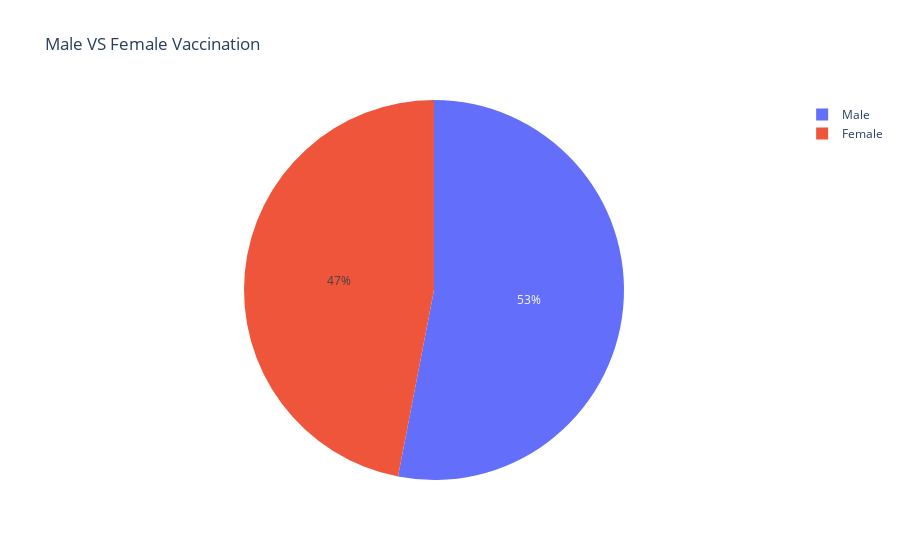

The notebook cell saved with this chart:
### Code cell
# Male vs Female Vaccination 

male = vaccination["Male(Individuals Vaccinated)"].sum()
female = vaccination["Female(Individuals Vaccinated)"].sum()
px.pie(names=["Male","Female"], values=[male,female],title="Male VS Female Vaccination")

### Figure 1 — Plotly figure (JSON) as saved in the notebook; plotly's stock layout.template omitted (floating-point values rounded to 4 significant figures)
{"data": [{"domain": {"x": [0, 1], "y": [0, 1]}, "hovertemplate": "label=%{label}<br>value=%{value}<extra></extra>", "labels": ["Male", "Female"], "legendgroup": "", "name": "", "showlegend": true, "type": "pie", "values": [7138698858, 6321628736]}], "layout": {"legend": {"tracegroupgap": 0}, "title": {"text": "Male VS Female Vaccination"}}}
